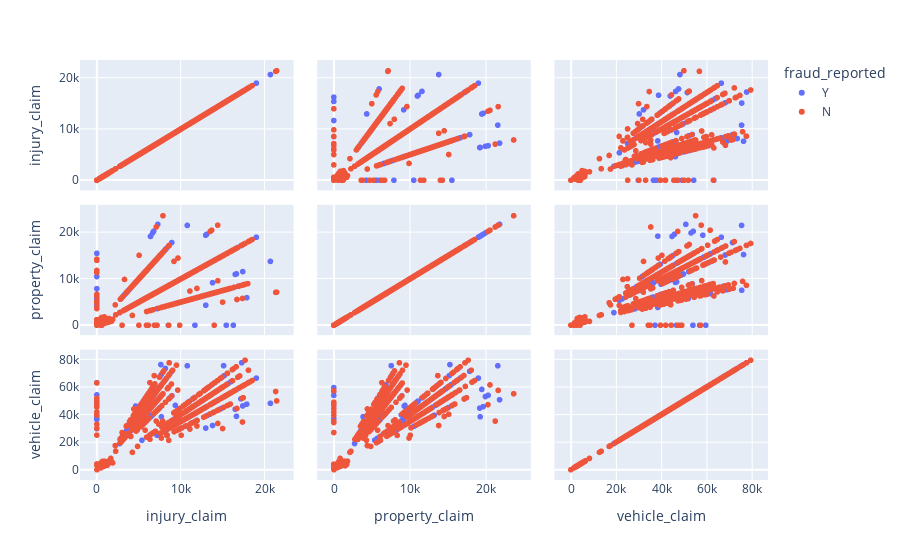

Write notebook code for a chart like this one.
### Code cell
fig=px.scatter_matrix(data,dimensions=['injury_claim', 'property_claim', 'vehicle_claim'],color = "fraud_reported")
fig.show()

### Figure 1 — Plotly figure (JSON) as saved in the notebook; plotly's stock layout.template omitted (floating-point values rounded to 4 significant figures; data arrays with more than 128 entries replaced by an {"elided": "..."} marker saying what was removed)
{"data": [{"dimensions": [{"axis": {"matches": true}, "label": "injury_claim", "values": {"elided": "247 int values"}}, {"axis": {"matches": true}, "label": "property_claim", "values": {"elided": "247 int values"}}, {"axis": {"matches": true}, "label": "vehicle_claim", "values": {"elided": "247 int values"}}], "hovertemplate": "fraud_reported=Y<br>%{xaxis.title.text}=%{x}<br>%{yaxis.title.text}=%{y}<extra></extra>", "legendgroup": "Y", "marker": {"color": "#636efa", "symbol": "circle"}, "name": "Y", "showlegend": true, "type": "splom"}, {"dimensions": [{"axis": {"matches": true}, "label": "injury_claim", "values": {"elided": "753 int values"}}, {"axis": {"matches": true}, "label": "property_claim", "values": {"elided": "753 int values"}}, {"axis": {"matches": true}, "label": "vehicle_claim", "values": {"elided": "753 int values"}}], "hovertemplate": "fraud_reported=N<br>%{xaxis.title.text}=%{x}<br>%{yaxis.title.text}=%{y}<extra></extra>", "legendgroup": "N", "marker": {"color": "#EF553B", "symbol": "circle"}, "name": "N", "showlegend": true, "type": "splom"}], "layout": {"dragmode": "select", "legend": {"title": {"text": "fraud_reported"}, "tracegroupgap": 0}, "margin": {"t": 60}}}
